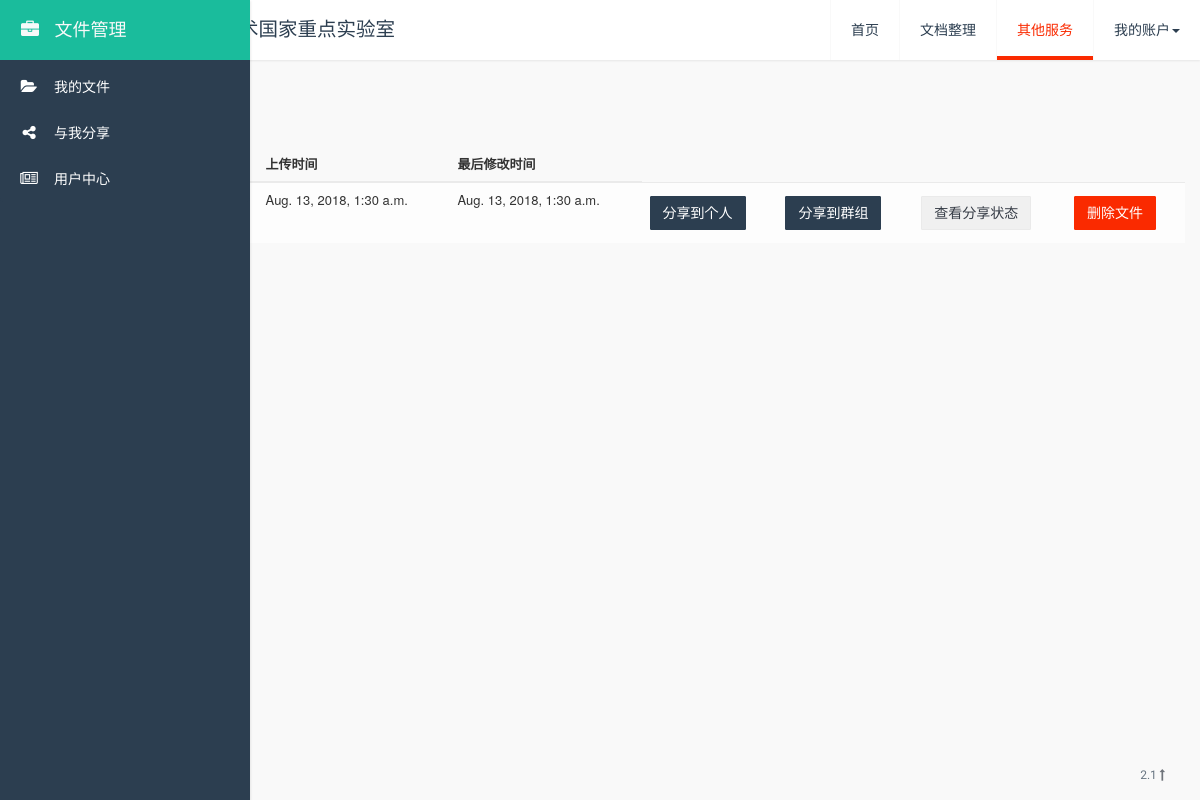
The app's page /user/file_management_by_filename/ (signed in), older data.
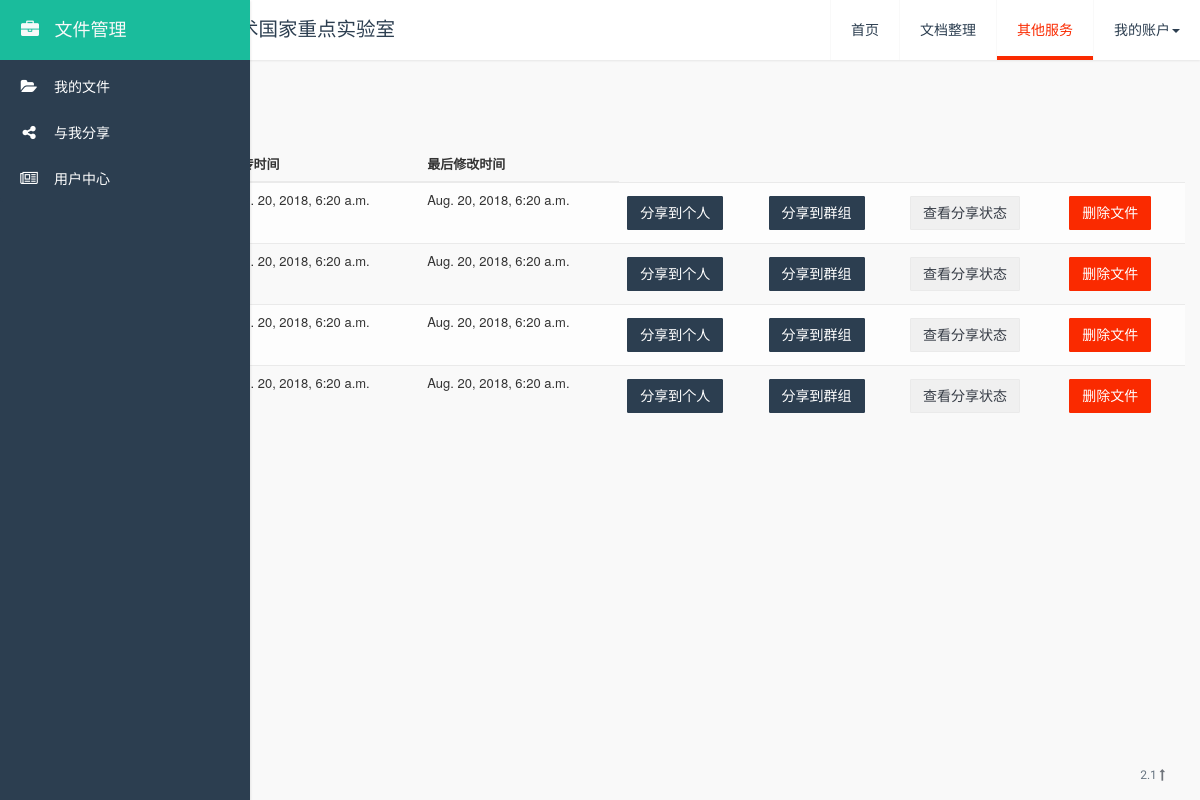
The same page, newer data.
### user/models.py (models this page shows, shortened)
class File(models.Model):
    gu_id = models.UUIDField(default=uuid.uuid4, null=False, auto_created=True, editable=False, primary_key=True)
    owner = models.ForeignKey(User, on_delete=models.CASCADE, related_name='file_owner')
    path = models.FileField(upload_to='user_files/')
    filename = models.CharField(max_length=255)
    total_page = models.PositiveIntegerField(default=0)
    date_uploaded = models.DateTimeField('date file uploaded', auto_now_add=True)
    last_modified = models.DateTimeField('date last modified', auto_now=True)

### user/views.py (the view)
@login_required(login_url='/user/login/')
def file_management_by_filename(request):
    user = request.user
    files = File.objects.filter(owner=user).order_by('filename')  # order by filename
    if files.exists():
        msg_code = 0
    else:
        msg_code = 1
    context = {
        'user': user,
        'files': files,
        'msg': msg_code,
        'order': 2,  # filename
    }
    return render(request, 'file/file_management.html', context)

### user/templates/file/file_management.html (shortened to what this page needs)
<!DOCTYPE html>
<html lang="en">
<head>
</head>
<body>
    {% extends 'file/file_base.html' %}
    {% block main_body %}
        <div class="side-body">
            <ul class="nav nav-pills" style="margin-bottom: 10px;">
                 <li role="presentation" class="active"><a href="{% url 'user:file_management' %}">文件列表</a></li>
                 <li role="presentation"><a href="{% url 'user:file_upload' %}">上传文件</a ></li>
            </ul>
            {% if order == 2 %}
                <div class="selectBox">
                    <label>文件排序</label>
                    <label>
                    </label>
                </div>
            {% endif %}
            {% if msg == 0 %}
                <table class="table table-striped">
                    <thead>
                    <tr>
                        <th scope="col"> 文件名 </th>
                        <th scope="col"> 上传者 </th>
                        <th scope="col"> 上传时间 </th>
                        <th scope="col"> 最后修改时间 </th>
                    </tr>
                    </thead>
                    {% for file in files %}
                        <tr id={{  file.gu_id }} oncontextmenu="select_file(this)">
                            <td>{{ file.filename }}</td>
                            <td>{{ file.owner.username }}</td>
                            <td>{{ file.date_uploaded }}</td>
                            <td>{{ file.last_modified }}</td>
                            <td>
                                <button type="button" class="btn btn-primary" data-toggle="modal" data-target="#share_file_modal"
                                id={{ file.gu_id }} onclick="select_file(this)">
                                    分享到个人
                                </button>
                            </td>
                            <td>
                                <button type="button" class="btn btn-primary" data-toggle="modal" data-target="#share_file_group_modal"
                                id={{ file.gu_id }} onclick="select_file(this)">
                                    分享到群组
                                </button>
                            </td>
                            <td>
                                <button type="button" class="btn btn-default">
                                    <a href="{% url 'user:share_status_management' file.gu_id %}"> 查看分享状态 </a>
                                </button>
                            </td>
                            <td>
                                <button type="button" class="btn btn-danger" data-toggle="modal" data-target="#delete_file_modal"
                                id="{{ file.gu_id }}" onclick="select_file(this)">
                                    删除文件
                                </button>
                            </td>
                        </tr>
                    {% endfor %}
                </table>
            {% endif %}
        <br>
        </div>
    {% endblock %}

### user/templates/file/file_base.html (shortened to what this page needs)
<!DOCTYPE html>
<html lang="en">
<head>
</head>
<body>
    {% extends 'file/../base.html' %}
    {% block side_bar %}
        <div class="side-menu sidebar-inverse">
                <nav class="navbar navbar-default" role="navigation">
                    <div class="side-menu-container">
                        <div class="navbar-header">
                            <a class="navbar-brand" href="#">
                                <div class="icon fa fa-briefcase"></div>
                                <div class="title"> 文件管理 </div>
                            </a>
                        </div>
                        <ul class="nav navbar-nav" >
                            <li>
                                <a href="{% url 'user:file_management' %}">
                                    <span class="icon fa fa-folder-open"></span><span class="title">我的文件</span>
                                </a>
                            </li>
                            <li>
                                <a href="{% url 'user:shared_file_view' %}">
                                    <span class="icon fa fa-share-alt"></span><span class="title">与我分享</span>
                                </a>
                            </li>
                            <li>
                                <a href="{% url 'user:homepage' %}">
                                    <span class="icon fa fa-newspaper-o"></span><span class="title">用户中心</span>
                                </a>
                            </li>
                        </ul>
                    </div>
                </nav>
        </div>
    {% endblock %}

### user/templates/base.html (shortened to what this page needs)
<!DOCTYPE html>
<html lang="en">
<head>
    {% load staticfiles %}
    <link href='stylesheet" href="https://cdn.bootcss.com/font-awesome/4.7.0/css/font-awesome.css' type="text/css">
    <link rel="stylesheet" type="text/css" href="{% static 'lib/css/bootstrap.min.css' %}">
    <link rel="stylesheet" type="text/css" href="{% static 'lib/css/font-awesome.min.css' %}">
    <link rel="stylesheet" type="text/css" href="{% static 'lib/css/animate.min.css' %}">
    <link rel="stylesheet" type="text/css" href="{% static 'lib/css/bootstrap-switch.min.css' %}">
    <link rel="stylesheet" type="text/css" href="{% static 'lib/css/checkbox3.min.css' %}">
    <link rel="stylesheet" type="text/css" href="{% static 'lib/css/jquery.dataTables.min.css' %}">
    <link rel="stylesheet" type="text/css" href="{% static 'lib/css/dataTables.bootstrap.css' %}">
    <link rel="stylesheet" type="text/css" href="{% static 'lib/css/select2.min.css' %}">
    <link rel="stylesheet" type="text/css" href="{% static 'css/style.css' %}">
    <link rel="stylesheet" type="text/css" href="{% static 'css/themes/flat-green.css' %}">
</head>
<body class="flat-green">
    <div class="app-container">
        <div class="row content-container">
            <nav class="navbar navbar-default navbar-fixed-top navbar-top">
                <div class="container-fluid">
                    <div class="navbar-header">
                        <button type="button" class="navbar-expand-toggle">
                        </button>
                        <ol class="breadcrumb navbar-breadcrumb">
                            <li class="active"> 数字出版技术国家重点实验室</li>
                        </ol>
                    </div>
                    <ul class="nav navbar-nav navbar-right">
                        <li>
                            <a href="#">首页</a>
                        </li>
                        <li>
                                <a href="#">文档整理</a>
                        </li>
                        <li class="dropdown danger">
                            <a href="#" class="dropdown-toggle" data-toggle="dropdown" role="button" aria-expanded="false">其他服务</a>
                        </li>
                        <li class="dropdown profile">
                            <a href="#" class="dropdown-toggle" data-toggle="dropdown" role="button" aria-expanded="false">我的账户<span class="caret"></span></a>
                        </li>
                    </ul>
                </div>
            </nav>
           {% block side_bar %}
           {% endblock %}
            {% block main_body %}
            {% endblock %}
        </div>
        <footer class="app-footer">
            <div class="wrapper">
                <span class="pull-right">2.1 <a href="#"><i class="fa fa-long-arrow-up"></i></a></span> © 2015 Copyright. </a>
            </div>
        </footer>
    </div>
    </body>
</html>

### user/static/css/style.css (style rules this page uses)
html { height: 100%; }
body { padding-top: 0px; height: 100%; position: relative; font-size: 13px; }
* { outline: none; }
a { text-decoration: none; }
.navbar { z-index: 10001; padding-left: 60px; -webkit-transition: all 0.25s; transition: all 0.25s; }
.navbar > .container, .navbar > .container-fluid { z-index: 10001; }
.navbar > .container .navbar-expand-toggle, .navbar > .container-fluid .navbar-expand-toggle { width: 60px; height: 60px; background-color: transparent; border: 0px; float: left; -moz-transition: all 0.25s linear; -webkit-transition: all 0.25s linear; transition: all 0.25s linear; opacity: 0.75; }
.navbar .navbar-breadcrumb { margin-left: 0px; background-color: transparent; padding: 0px; float: left; }
.navbar .navbar-breadcrumb > li { height: 60px; line-height: 60px; vertical-align: middle; font-family: 'Roboto Condensed', sans-serif; font-size: 1.5em; }
.navbar .navbar-nav > li > a { font-family: 'Roboto Condensed', sans-serif; height: 60px; font-size: 14px; line-height: 60px; padding: 0px 20px 0px 20px; }
.app-container { min-height: 100%; position: relative; padding-bottom: 30px; }
.app-container .app-footer { display: block; position: absolute; bottom: 0; right: 0; left: 65px; -webkit-transition: all 0.25s; transition: all 0.25s; font-size: 12px; font-family: 'Roboto Condensed', sans-serif; }
.app-container .app-footer .wrapper { padding: 10px 35px; padding-left: 25px; height: 50px; line-height: 50px; vertical-align: middle; }
.app-container .content-container { margin-right: 0; margin-left: 0; }
.app-container .content-container .side-menu { overflow-y: auto; z-index: 100000; position: fixed; width: 60px; height: 100%; -webkit-transition: all 0.25s; transition: all 0.25s; }
.app-container .content-container .side-menu .navbar-header { width: 100%; border-bottom: 0px solid #e7e7e7; }
.app-container .content-container .side-menu .navbar-header .navbar-brand { width: 455px; line-height: 60px; height: 60px; padding: 0; width: 100%; overflow: hidden; font-family: 'Roboto Condensed', sans-serif; }
.app-container .content-container .side-menu .navbar-header .navbar-brand .icon { width: 60px; text-align: center; display: inline-block; }
.app-container .content-container .side-menu .navbar-header .navbar-brand .title { margin-left: -10px; display: none; }
.app-container .content-container .side-menu .navbar { border: none; padding-left: 0px; }
.app-container .content-container .side-menu .navbar-nav li { display: block; width: 100%; overflow: hidden; }
.app-container .content-container .side-menu .navbar-nav li a { font-family: 'Roboto Condensed', sans-serif; padding: 0 10px 0 10px; height: 46px; line-height: 46px; display: block; white-space: nowrap; }
.app-container .content-container .side-menu .navbar-nav li a .icon { margin-left: 0px; width: 38px; text-align: center; font-size: 1.1em; display: inline-block; }
.app-container .content-container .side-menu .navbar-nav li a .title { width: 0px; white-space: nowrap; padding-left: 6px; display: none; }
.app-container .content-container .side-body { padding-top: 70px; }
.container-fluid > .navbar-collapse, .container-fluid > .navbar-header, .container > .navbar-collapse, .container > .navbar-header { margin-left: -15px; margin-right: -15px; }
.app-container .side-body { margin-left: 75px; margin-right: 15px; -webkit-transition: all 0.25s; transition: all 0.25s; }
.btn { margin-top: 5px; margin-bottom: 5px; border-radius: 1px; border-width: 1px; font-family: 'Roboto Condensed', sans-serif; }
.breadcrumb { margin-bottom: 0; }

Row changes from the older to the newer data that the page shows:
removed File: date_uploaded "Aug. 13, 2018, 1:30 a.m.", last_modified "Aug. 13, 2018, 1:30 a.m."
added File: date_uploaded "Aug. 20, 2018, 6:20 a.m.", last_modified "Aug. 20, 2018, 6:20 a.m."
added File: date_uploaded "Aug. 20, 2018, 6:20 a.m.", last_modified "Aug. 20, 2018, 6:20 a.m."
added File: date_uploaded "Aug. 20, 2018, 6:20 a.m.", last_modified "Aug. 20, 2018, 6:20 a.m."
added File: date_uploaded "Aug. 20, 2018, 6:20 a.m.", last_modified "Aug. 20, 2018, 6:20 a.m."
